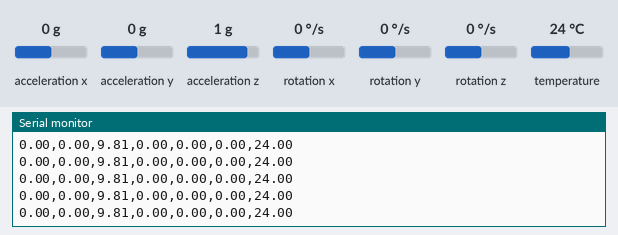
Simulated run of this sketch. Board: Arduino Uno, built with avr-gcc and run on an emulated ATmega328P. Parts: the last lines printed to the serial monitor. The inputs (shaded band) are chosen by the test bench; at power-on: acceleration x 0 g, acceleration y 0 g, acceleration z 1 g, rotation x 0 °/s, rotation y 0 °/s, rotation z 0 °/s, temperature 24 °C.

Above: at 1.2 s.
1.3 s: acceleration x set to -0.8 g
At 1.33 s:
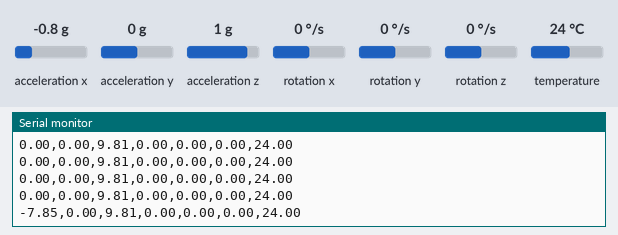
4.3 s: acceleration y set to -1.4 g
At 4.31 s:
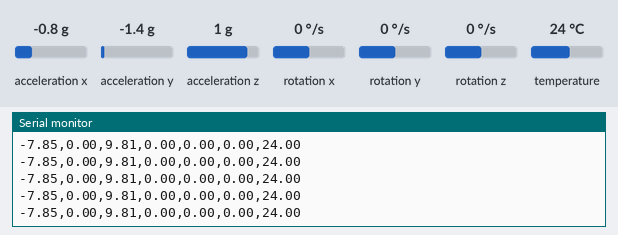
5.8 s: acceleration z set to -1.4 g
At 5.8 s:
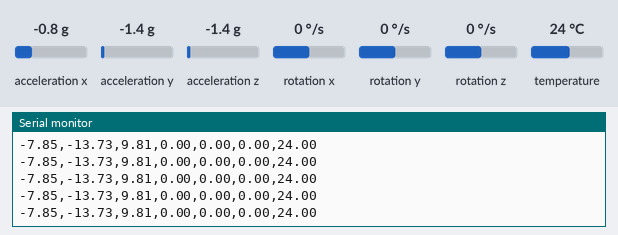
7.3 s: rotation x set to -192 °/s
At 7.34 s:
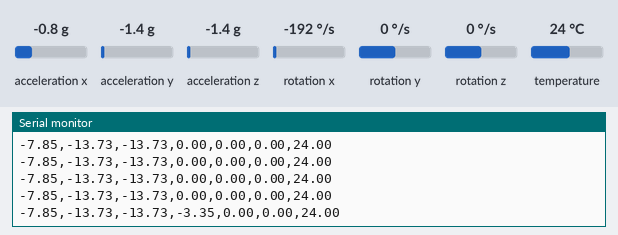
8.8 s: acceleration y set to -0.8 g
At 8.83 s:
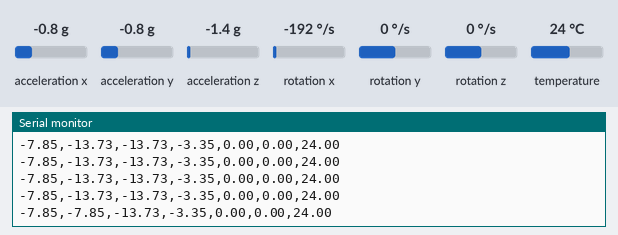
Timing chart, 0 to 11.8 s (numbered marks = the images above; inputs shaded):
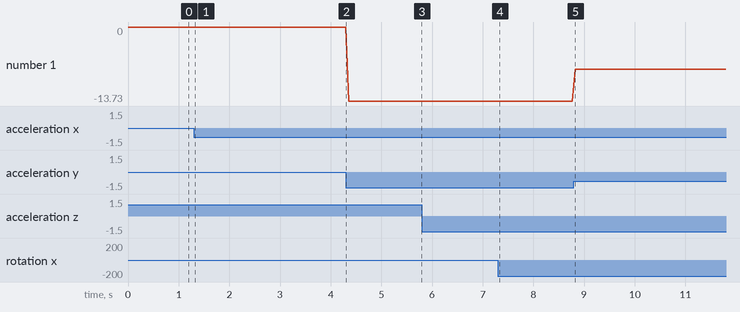

The sketch:

imu.ino
```cpp
#include <Adafruit_MPU6050.h>
#include <Adafruit_Sensor.h>
#include <Wire.h>

Adafruit_MPU6050 mpu;

void setup(void) {
  Serial.begin(115200);

  // Try to initialize!
  if (!mpu.begin()) {
    Serial.println("Failed to find MPU6050 chip");
    while (1) {
      delay(10);
    }
  }

  // set accelerometer range to +-8G
  mpu.setAccelerometerRange(MPU6050_RANGE_8_G);

  // set gyro range to +- 500 deg/s
  mpu.setGyroRange(MPU6050_RANGE_500_DEG);

  // set filter bandwidth to 21 Hz
  mpu.setFilterBandwidth(MPU6050_BAND_21_HZ);
}

void loop() {
  sensors_event_t a, g, temp;
  mpu.getEvent(&a, &g, &temp);

//  Serial.print("Acceleration X: ");
  Serial.print(a.acceleration.x);
  Serial.print(",");
  Serial.print(a.acceleration.y);
  Serial.print(",");
  Serial.print(a.acceleration.z);
  Serial.print(",");

//  Serial.print("Rotation X: ");
  Serial.print(g.gyro.x);
  Serial.print(",");
  Serial.print(g.gyro.y);
  Serial.print(",");
  Serial.print(g.gyro.z);
  Serial.print(",");

//  Serial.print("Temperature: ");
  Serial.print(temp.temperature);

  Serial.println("");
  delay(50);
}
```

Measured:
- after the input at 1.3 s, the serial monitor: prints a new line at once (image 1)
- after the input at 7.3 s, the serial monitor: prints a new line at once (image 4)
- after the input at 8.8 s, the serial monitor: prints a new line at once (image 5)
- plotted number 1: 0 → -13.73 after the input at 4.3 s
